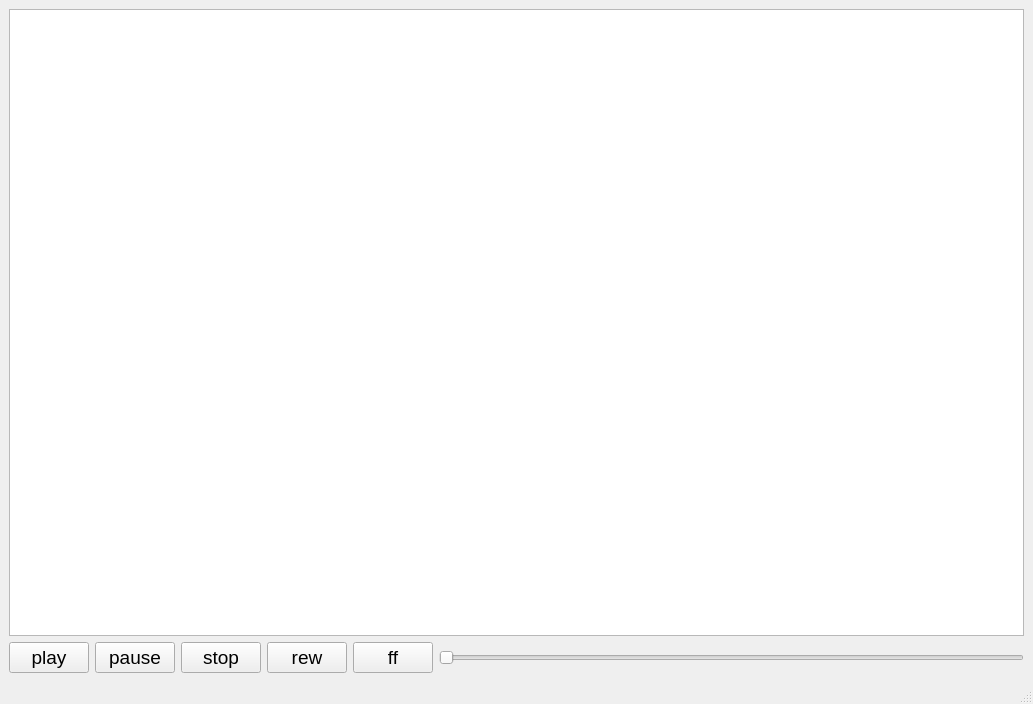
<?xml version="1.0" encoding="UTF-8"?>
<ui version="4.0">
 <class>MainWindow</class>
 <widget class="QMainWindow" name="MainWindow">
  <property name="geometry">
   <rect>
    <x>0</x>
    <y>0</y>
    <width>1033</width>
    <height>704</height>
   </rect>
  </property>
  <property name="windowTitle">
   <string>MainWindow</string>
  </property>
  <widget class="QWidget" name="centralwidget">
   <layout class="QGridLayout" name="gridLayout">
    <item row="0" column="0">
     <layout class="QVBoxLayout" name="verticalLayout">
      <item>
       <widget class="QTextEdit" name="playerWindow"/>
      </item>
      <item>
       <layout class="QHBoxLayout" name="horizontalLayout">
        <item>
         <widget class="QPushButton" name="playButton">
          <property name="enabled">
           <bool>true</bool>
          </property>
          <property name="sizePolicy">
           <sizepolicy hsizetype="Fixed" vsizetype="Fixed">
            <horstretch>0</horstretch>
            <verstretch>0</verstretch>
           </sizepolicy>
          </property>
          <property name="font">
           <font>
            <pointsize>14</pointsize>
           </font>
          </property>
          <property name="text">
           <string>play</string>
          </property>
         </widget>
        </item>
        <item>
         <widget class="QPushButton" name="pauseButton">
          <property name="font">
           <font>
            <pointsize>14</pointsize>
           </font>
          </property>
          <property name="text">
           <string>pause</string>
          </property>
         </widget>
        </item>
        <item>
         <widget class="QPushButton" name="stopButton">
          <property name="font">
           <font>
            <pointsize>14</pointsize>
           </font>
          </property>
          <property name="text">
           <string>stop</string>
          </property>
         </widget>
        </item>
        <item>
         <widget class="QPushButton" name="rewButton">
          <property name="font">
           <font>
            <pointsize>14</pointsize>
           </font>
          </property>
          <property name="text">
           <string>rew</string>
          </property>
         </widget>
        </item>
        <item>
         <widget class="QPushButton" name="forwardButton">
          <property name="font">
           <font>
            <pointsize>14</pointsize>
           </font>
          </property>
          <property name="text">
           <string>ff</string>
          </property>
         </widget>
        </item>
        <item>
         <widget class="QSlider" name="seekPosition">
          <property name="sizePolicy">
           <sizepolicy hsizetype="Expanding" vsizetype="Fixed">
            <horstretch>0</horstretch>
            <verstretch>0</verstretch>
           </sizepolicy>
          </property>
          <property name="maximum">
           <number>100</number>
          </property>
          <property name="orientation">
           <enum>Qt::Horizontal</enum>
          </property>
         </widget>
        </item>
       </layout>
      </item>
     </layout>
    </item>
   </layout>
  </widget>
  <widget class="QMenuBar" name="menubar">
   <property name="geometry">
    <rect>
     <x>0</x>
     <y>0</y>
     <width>1033</width>
     <height>21</height>
    </rect>
   </property>
  </widget>
  <widget class="QStatusBar" name="statusbar"/>
 </widget>
 <resources/>
 <connections>
  <connection>
   <sender>playButton</sender>
   <signal>clicked()</signal>
   <receiver>MainWindow</receiver>
   <slot>play()</slot>
   <hints>
    <hint type="sourcelabel">
     <x>49</x>
     <y>651</y>
    </hint>
    <hint type="destinationlabel">
     <x>44</x>
     <y>681</y>
    </hint>
   </hints>
  </connection>
  <connection>
   <sender>pauseButton</sender>
   <signal>clicked()</signal>
   <receiver>MainWindow</receiver>
   <slot>pause()</slot>
   <hints>
    <hint type="sourcelabel">
     <x>129</x>
     <y>654</y>
    </hint>
    <hint type="destinationlabel">
     <x>124</x>
     <y>679</y>
    </hint>
   </hints>
  </connection>
  <connection>
   <sender>stopButton</sender>
   <signal>clicked()</signal>
   <receiver>MainWindow</receiver>
   <slot>stop()</slot>
   <hints>
    <hint type="sourcelabel">
     <x>208</x>
     <y>656</y>
    </hint>
    <hint type="destinationlabel">
     <x>192</x>
     <y>680</y>
    </hint>
   </hints>
  </connection>
  <connection>
   <sender>rewButton</sender>
   <signal>clicked()</signal>
   <receiver>MainWindow</receiver>
   <slot>rewind()</slot>
   <hints>
    <hint type="sourcelabel">
     <x>291</x>
     <y>655</y>
    </hint>
    <hint type="destinationlabel">
     <x>273</x>
     <y>679</y>
    </hint>
   </hints>
  </connection>
  <connection>
   <sender>forwardButton</sender>
   <signal>clicked()</signal>
   <receiver>MainWindow</receiver>
   <slot>forward()</slot>
   <hints>
    <hint type="sourcelabel">
     <x>369</x>
     <y>656</y>
    </hint>
    <hint type="destinationlabel">
     <x>362</x>
     <y>682</y>
    </hint>
   </hints>
  </connection>
  <connection>
   <sender>seekPosition</sender>
   <signal>valueChanged(int)</signal>
   <receiver>MainWindow</receiver>
   <slot>seek(int)</slot>
   <hints>
    <hint type="sourcelabel">
     <x>478</x>
     <y>654</y>
    </hint>
    <hint type="destinationlabel">
     <x>491</x>
     <y>678</y>
    </hint>
   </hints>
  </connection>
 </connections>
 <slots>
  <slot>play()</slot>
  <slot>pause()</slot>
  <slot>stop()</slot>
  <slot>rewind()</slot>
  <slot>forward()</slot>
  <slot>seek(int)</slot>
 </slots>
</ui>
